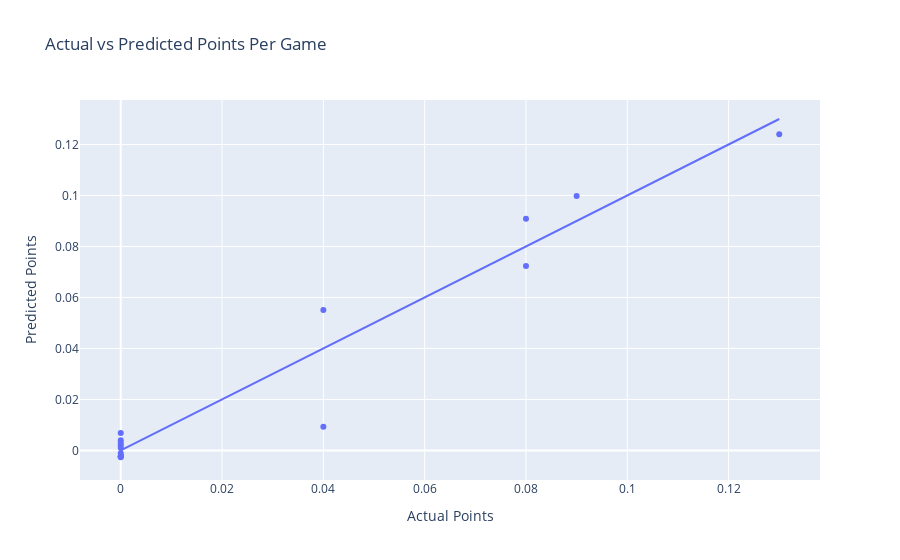

The notebook cell this image was saved under:
### Code cell
# Create a DataFrame for actual vs predicted values
points_predictions_df = pd.DataFrame({'Actual': y_test, 'Predicted': y_pred})

# Plotting actual vs predicted values using Plotly
fig = px.scatter(
    points_predictions_df,
    x='Actual',
    y='Predicted',
    title='Actual vs Predicted Points Per Game',
    labels={'Actual': 'Actual Points', 'Predicted': 'Predicted Points'}
)

# Add a diagonal line representing perfect predictions
fig.add_trace(
    px.line(
        x=[points_predictions_df['Actual'].min(), points_predictions_df['Actual'].max()],
        y=[points_predictions_df['Actual'].min(), points_predictions_df['Actual'].max()]
    ).data[0]
)

fig.show()

### Figure 1 — Plotly figure (JSON) as saved in the notebook; plotly's stock layout.template omitted (floating-point values rounded to 4 significant figures)
{"data": [{"hovertemplate": "Actual Points=%{x}<br>Predicted Points=%{y}<extra></extra>", "legendgroup": "", "marker": {"color": "#636efa", "symbol": "circle"}, "mode": "markers", "name": "", "orientation": "v", "showlegend": false, "type": "scatter", "x": [0.0, 0.04, 0.08, 0.0, 0.0, 0.0, 0.0, 0.0, 0.13, 0.0, 0.0, 0.0, 0.09, 0.0, 0.08, 0.04], "xaxis": "x", "y": [-0.002676, 0.05511, 0.07233, -0.002285, 0.004031, -0.002322, 0.001997, 0.006878, 0.124, 0.0009349, 0.002896, -0.002285, 0.09975, -0.001064, 0.09084, 0.009301], "yaxis": "y"}, {"hovertemplate": "x=%{x}<br>y=%{y}<extra></extra>", "legendgroup": "", "line": {"color": "#636efa", "dash": "solid"}, "marker": {"symbol": "circle"}, "mode": "lines", "name": "", "orientation": "v", "showlegend": false, "type": "scatter", "x": [0.0, 0.13], "xaxis": "x", "y": [0.0, 0.13], "yaxis": "y"}], "layout": {"legend": {"tracegroupgap": 0}, "title": {"text": "Actual vs Predicted Points Per Game"}, "xaxis": {"anchor": "y", "domain": [0, 1], "title": {"text": "Actual Points"}}, "yaxis": {"anchor": "x", "domain": [0, 1], "title": {"text": "Predicted Points"}}}}
